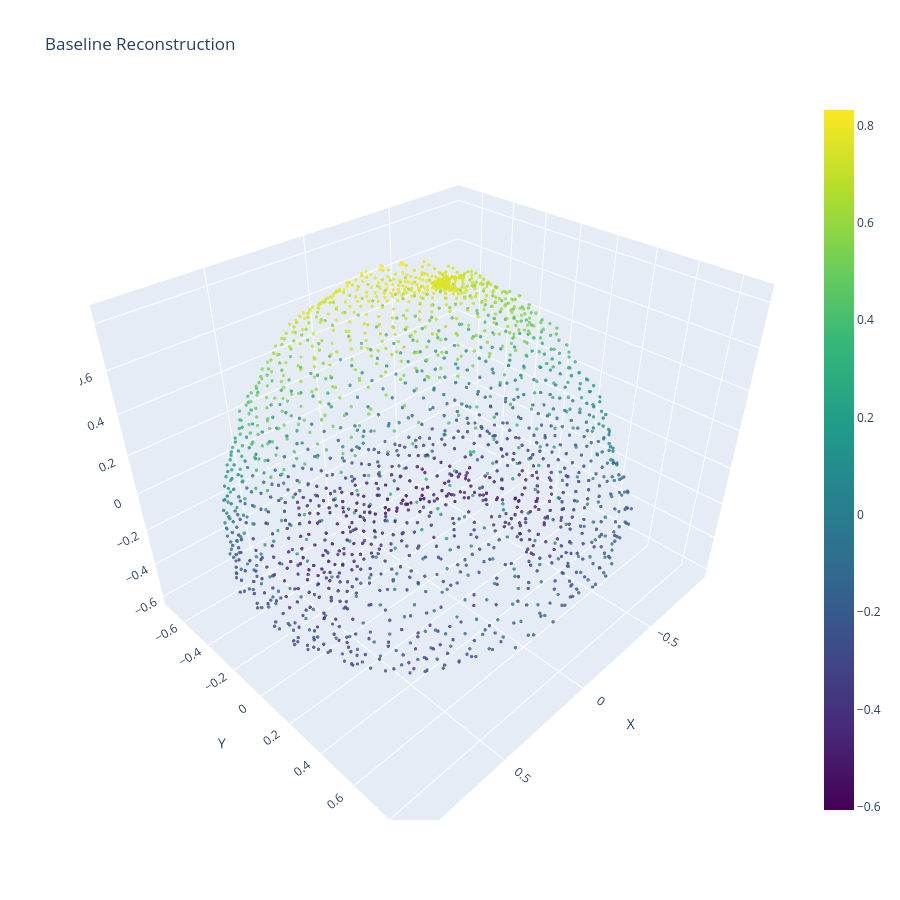

The cell this chart's notebook holds for it:
### Markdown cell above
## 6. Baseline Model Usage
Baseline backends expose the same API, but only support global features and reconstruction-related methods.

### Code cell
baseline = MorphCellInference(
    config_dir=f"{project_root}/morphcell/config",
    config_name="system/dfn_dgcnn",
    checkpoint_path=f"{project_root}/checkpoints/dfn_dgcnn.ckpt",
    device="auto",
)

print(baseline.get_capabilities())
features = baseline.extract_features(input_pc)
print(features.global_features.shape)
print(features.local_features)  # None

recon = baseline.reconstruct(input_pc)
recon_from_features = baseline.reconstruct_from_features(features)

plot_ply(recon, "Baseline Reconstruction")

### Figure 1 — Plotly figure (JSON) as saved in the notebook; plotly's stock layout.template omitted (floating-point values rounded to 4 significant figures; data arrays with more than 128 entries replaced by an {"elided": "..."} marker saying what was removed)
{"data": [{"marker": {"color": {"elided": "2025 float values"}, "colorscale": [[0, "#440154"], [0.1111, "#482878"], [0.2222, "#3e4989"], [0.3333, "#31688e"], [0.4444, "#26828e"], [0.5556, "#1f9e89"], [0.6667, "#35b779"], [0.7778, "#6ece58"], [0.8889, "#b5de2b"], [1, "#fde725"]], "opacity": 0.8, "showscale": true, "size": 2}, "mode": "markers", "type": "scatter3d", "x": {"elided": "2025 float values"}, "y": {"elided": "2025 float values"}, "z": {"elided": "2025 float values"}}], "layout": {"height": 900, "scene": {"aspectmode": "data", "xaxis": {"title": {"text": "X"}}, "yaxis": {"title": {"text": "Y"}}, "zaxis": {"title": {"text": "Z"}}}, "title": {"text": "Baseline Reconstruction"}, "width": 900}}
